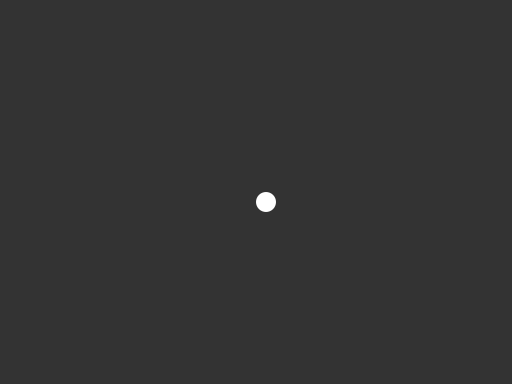
Frame 1 (no input)
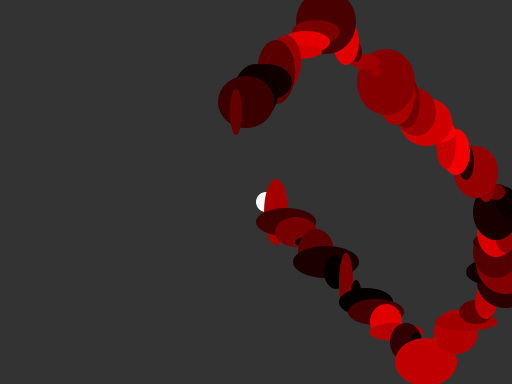
Frame 60 (the mouse pressed at the canvas centre just before this capture)
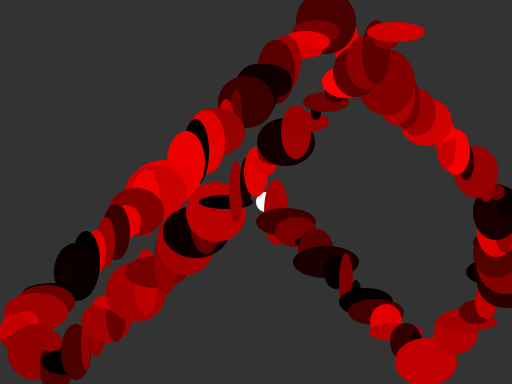
Frame 120 (the mouse held since frame 60 and released just before this capture)

The Processing sketch that drew these frames (run headless with seeded random() and noise(); from frame 60 on, the mouse is pressed at the canvas centre):

// Processing sketch: processing_88938
// ── processing_88938.pde

int shape = 1; //shape counter
int count = 1; //color counter
color c = color(255,255,255);
float xpos, ypos;
float xspeed = 10;  // Speed of the shape
float yspeed = 10;  // Speed of the shape

int xdirection = 1;  // Left or Right
int ydirection = 1;  // Top to Bottom
int radx,rady;

void setup() {
   size(512, 384);
   background(51);
   noStroke();
   frameRate(30);
   ellipseMode(RADIUS);
   rectMode(RADIUS);
   xpos = width/2;
   ypos = height/2;
   radx = 10;
   rady = 10;
} 

void draw() {
  // Update the position of the shape
  xpos = xpos + ( xspeed * xdirection );
  ypos = ypos + ( yspeed * ydirection );
  
  // Test to see if the shape exceeds the boundaries of the screen
  // If it does, reverse its direction by multiplying by -1
  if (xpos > width-radx || xpos < radx) {
    xdirection *= -1;
  }
  if (ypos > height-rady || ypos < rady) {
    ydirection *= -1;
  }
  variableShape(xpos,ypos);
}

void variableShape(float x, float y) {
  if(shape == 1) {
    ellipse(x,y,radx,rady);
    if(count == 1) {
      c=color(random(255),0,0);
      fill(c);
    }
    else if(count == 2) {
      c=color(0,random(255),0);
      fill(c);
    }
    else if(count == 3) {
      c=color(0,0,random(255));
      fill(c);
    }
    else if(count == 4) {
      c=color(random(255),random(255),0);
      fill(c);
    }
    else if(count == 5) {
      c=color(random(255),0,random(255));
      fill(c);
    }
    else if(count == 6) {
      c=color(0,random(255),random(255));
      fill(c);
    }
    else if(count == 7) {
      c=color(random(255),random(255),random(255));
      fill(c);
    }
    else if(count == 8) {
      c=color(255,255,255);
      fill(c);
    }
  }
  else if(shape == 2) {
    rect(x,y,radx,rady);
    if(count == 1) {
      c=color(random(255),0,0);
      fill(c);
    }
    else if(count == 2) {
      c=color(0,random(255),0);
      fill(c);
    }
    else if(count == 3) {
      c=color(0,0,random(255));
      fill(c);
    }
    else if(count == 4) {
      c=color(random(255),random(255),0);
      fill(c);
    }
    else if(count == 5) {
      c=color(random(255),0,random(255));
      fill(c);
    }
    else if(count == 6) {
      c=color(0,random(255),random(255));
      fill(c);
    }
    else if(count == 7) {
      c=color(random(255),random(255),random(255));
      fill(c);
    }
    else if(count == 8) {
      c=color(255,255,255);
      fill(c);
    }
  }
  else if(shape == 3) {
    arc(x,y,radx,rady,radians(random(0,360)),radians(random(0,360)));
    if(count == 1) {
      c=color(random(255),0,0);
      fill(c);
    }
    else if(count == 2) {
      c=color(0,random(255),0);
      fill(c);
    }
    else if(count == 3) {
      c=color(0,0,random(255));
      fill(c);
    }
    else if(count == 4) {
      c=color(random(255),random(255),0);
      fill(c);
    }
    else if(count == 5) {
      c=color(random(255),0,random(255));
      fill(c);
    }
    else if(count == 6) {
      c=color(0,random(255),random(255));
      fill(c);
    }
    else if(count == 7) {
      c=color(random(255),random(255),random(255));
      fill(c);
    }
    else if(count == 8) {
      c=color(255,255,255);
      fill(c);
    }
  }
  radx = int(random(5,35));
  rady = int(random(5,35));
  println("X-Dir: " + xdirection + " Y-Dir: " + ydirection);
}

void keyPressed() {
  if(key == '1') {
    shape = 1;
  }
  else if(key == '2') {
    shape = 2;
  }
  else if(key == '3') {
    shape = 3;
  }
  if(key == 'q') {
    count = 1;
  }
  else if(key == 'w') {
    count = 2;
  }
  else if(key == 'e') {
    count = 3;
  }
  if(key == 'r') {
    count = 4;
  }
  else if(key == 'a') {
    count = 5;
  }
  else if(key == 's') {
    count = 6;
  }
  else if(key == 'd') {
    count = 7;
  }
  else if(keyCode == TAB) {
    count = 8;
  }
  else if(keyCode == UP) {
    ydirection++;
  }
  else if(keyCode == DOWN) {
    ydirection--;
  }
  else if(keyCode == LEFT) {
    xdirection++;
  }
  else if(keyCode == RIGHT) {
    xdirection--;
  }
  else if(keyCode == ENTER) {
    background(51);
    xpos = width/2;
    ypos = height/2;
  }
}
